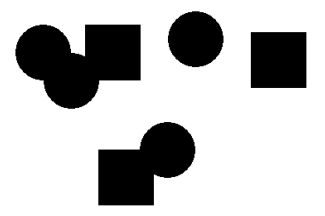
%> input picture Lab6/images/shapes.png, 325 x 216 px
$ octave Lab6.m   (GNU Octave 9; MATLAB toolbox functions it lacks are replaced by stand-ins)
%> lines starting %> are read from the running program, lines starting %| are printed output that depends on the picture; in (x1, y1, x2, y2) boxes, pixels count from 0 and x2, y2 are one past the last pixel; in counts of white or black regions, pixels touching at a corner belong together; the program's own positions count from 1
% Count different objects in an image

% Read the image
img = imread('images/shapes.png');
%> img is the input picture: size 216x325x3 uint8; min 0, max 255, mean 189.4

% Convert the image to grayscale
grayImg = rgb2gray(img);

% Convert the grayscale image to a binary image
threshold = graythresh(grayImg);
%> threshold = 0.502
binaryImg = im2bw(grayImg, threshold);
%> binaryImg: size 216x325 logical; 74.3% white; 4 black regions, box (x1, y1, x2, y2) and area: (15, 25, 141, 109) 7274, (98, 122, 195, 205) 5253, (251, 32, 306, 88) 3080, (168, 11, 224, 67) 2419
binaryImg = ~binaryImg;  % Invert the binary image

% Extract disks (circles) using morphological operations
% The higher the number, the smaller the resulting circles
diskSize = 20;
se = strel('disk', diskSize);

% Erosion operation
erodedImg = imerode(binaryImg, se);
%> erodedImg: size 216x325 logical; 2.7% white; 6 white regions, box (x1, y1, x2, y2) and area: (35, 44, 81, 89) 536, (117, 169, 136, 186) 308, (103, 44, 122, 61) 307, (270, 51, 287, 69) 306, (158, 142, 175, 158) 223, (188, 31, 204, 47) 216

% Count the number of connected components
[L, comCount] = bwlabel(erodedImg);
%> L: size 216x325 double; 7 distinct labels, from 0 to 6
%> comCount = 6

% Display the number of components in the command window
disp(['Number of components: ', num2str(comCount)]); % Number of components: 7
%| Number of components: 6


% Identify and Count Squares
%  the 'Extent' represents the ratio of the area of the region to the area of the bounding box.
stats = regionprops(L, 'Extent');
%> stats = 6 regions; Extent: 0.259, 0.95, 0.954, 0.82, 0.844, 1
rectangularity = [stats.Extent];
%> rectangularity = [0.259 0.95 0.954 0.82 0.844 1]

squares = find(rectangularity == 1);
%> squares = 6
numofsquares = length(squares);
%> numofsquares = 1

% Identify and Count Circles
circles = find(rectangularity > 0.6 & rectangularity < 0.85);
%> circles = [4 5]
numofcircles = length(circles);
%> numofcircles = 2

disp(['Number of squares: ', num2str(numofsquares)]); % Number of squares: 3
%| Number of squares: 1
disp(['Number of circles: ', num2str(numofcircles)]); % Number of circles: 4
%| Number of circles: 2


% Create a binary image for squares
square_image = zeros(size(L));
for i = squares
    square_image(L == i) = true;
end
%> this loop made 1 pass
%> i on pass 1: 6
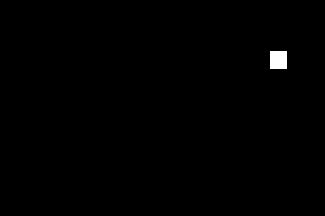
%> square_image: size 216x325 double; values 0 (black) and 1 (white), 0.44% white; 1 white region, box (x1, y1, x2, y2) and area: (270, 51, 287, 69) 306

% Create a binary image for circles
circle_image = zeros(size(L));
for i = circles
    circle_image(L == i) = true;
end
%> this loop made 2 passes
%> i on passes 1 to 2: 4, 5
%> circle_image: size 216x325 double; values 0 (black) and 1 (white), 0.63% white; 2 white regions, box (x1, y1, x2, y2) and area: (158, 142, 175, 158) 223, (188, 31, 204, 47) 216


% Visualization
figure;
subplot(2, 2, 1), imshow(img), title('Original Image');
subplot(2, 2, 2), imshow(erodedImg), title('Image after Erosion');
subplot(2, 2, 3), imshow(square_image), title('Squares');
subplot(2, 2, 4), imshow(circle_image), title('Circles');

%%%%%%%%%%%%%%%%%%%%%%%%%%%%%%%%%%%%%%%%%%%%%%%%%%%%%%%%%%%%%%%%%%%%%%%%

% Count the number of disks (circles) in an image

% Read the image
img = imread('images/spheres.png');
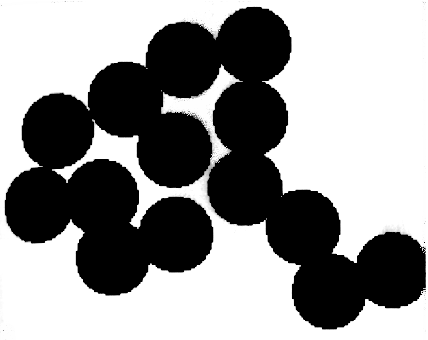
%> input picture Lab6/images/spheres.png, 428 x 340 px
%> img is the input picture: size 340x428x3 uint8; min 0, max 255, mean 148.5

% Convert the image to grayscale
grayImg = rgb2gray(img);
%> grayImg: size 340x428 uint8

% Convert the grayscale image to a binary image
threshold = graythresh(grayImg);
%> threshold = 0.504
binaryImg = im2bw(grayImg, threshold);
%> binaryImg: size 340x428 logical; 58.5% white; 4 black regions (3 under 20 px), largest, box (x1, y1, x2, y2) and area: (5, 7, 426, 329) 60379
binaryImg = ~binaryImg;  % Invert the binary image

% Extract disks (circles) using morphological operations
% The higher the number, the smaller the resulting circles
diskSize = 25;
se = strel('disk', diskSize);

% Erosion operation to enhance circular structures
erodedImg = imerode(binaryImg, se);
%> erodedImg: size 340x428 logical; 5.1% white; 14 white regions, largest, box (x1, y1, x2, y2) and area: (86, 184, 114, 220) 591, (100, 236, 128, 271) 585, (160, 221, 189, 248) 560

% Count the number of connected components (circles)
[labeledImg, circleCount] = bwlabel(erodedImg);
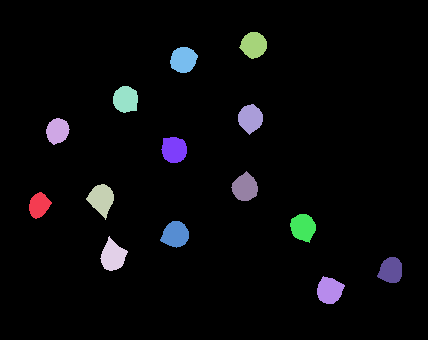
%> labeledImg: size 340x428 double; 15 distinct labels, from 0 to 14; one colour per label, 0 black
%> circleCount = 14

% Display the number of circles in the command window
disp(['Number of circles: ', num2str(circleCount)]);
%| Number of circles: 14

% Visualization
figure;
subplot(1, 2, 1), imshow(img), title('Original Image');
subplot(1, 2, 2), imshow(erodedImg), title('Image after Erosion');

%%%%%%%%%%%%%%%%%%%%%%%%%%%%%%%%%%%%%%%%%%%%%%%%%%%%%%%%%%%%%%%%%%%%%%%%

% Remove noise & fix small cuts/holes in fingerprint

% Read the image
img = imread('images/fingerprint.png');
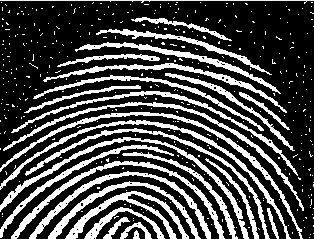
%> input picture Lab6/images/fingerprint.png, 314 x 239 px
%> img is the input picture: size 239x314x3 uint8; min 0, max 255, mean 73.6

% Define a structuring element
se = strel('square', 3);

% Perform opening and closing operations
op = imopen(img, se);
%> op: size 239x314x3 uint8; 25.2% white; 167 white regions (33 under 20 px), largest, box (x1, y1, x2, y2) and area: (100, 191, 189, 239) 786, (0, 137, 131, 210) 669, (48, 182, 130, 239) 578
cl = imclose(op, se);
%> cl: size 239x314x3 uint8; 25.8% white; 75 white regions (11 under 20 px), largest, box (x1, y1, x2, y2) and area: (66, 191, 189, 239) 1111, (13, 112, 271, 180) 1082, (48, 182, 200, 239) 979

% Visualization
figure;
subplot(1, 2, 1), imshow(img), title('Original Image');
subplot(1, 2, 2), imshow(cl), title('Processed Image (Opening & Closing)');

%%%%%%%%%%%%%%%%%%%%%%%%%%%%%%%%%%%%%%%%%%%%%%%%%%%%%%%%%%%%%%%%%%%%%%%%

% Boundary Extraction using a 3×3 structure element.

% Read the image
img = imread('images/man.png');
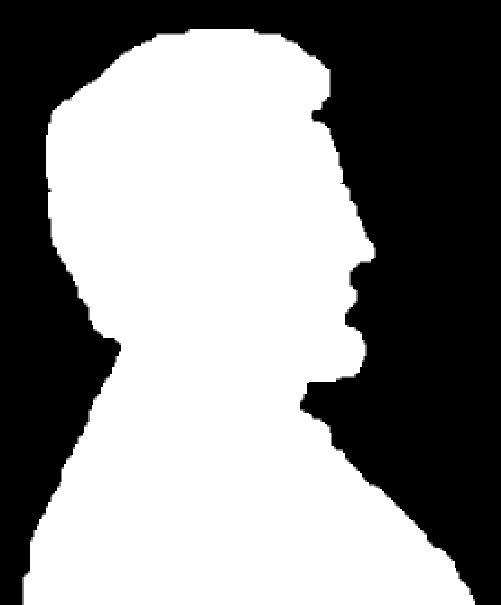
%> input picture Lab6/images/man.png, 501 x 605 px
%> img is the input picture: size 605x501x3 uint8; mean R, G, B 140.1, 140.1, 140.1

% Convert the image to grayscale
grayImage = rgb2gray(img);

% Define a 3x3 structuring element
se = strel('square', 3);

% Perform erosion and calculate the boundary
erodedImage = imerode(grayImage, se);
boundaryImage = grayImage - erodedImage;

% Perform dilation
dilatedImg = imdilate(boundaryImage, se);

% Visualization
figure;
subplot(1, 2, 1), imshow(img), title('Original Image');
subplot(1, 2, 2), imshow(dilatedImg), title('Boundary Extraction');

%%%%%%%%%%%%%%%%%%%%%%%%%%%%%%%%%%%%%%%%%%%%%%%%%%%%%%%%%%%%%%%%%%%%%%%%

% Hole Filling

% Read the grayscale image
img = imread('images/holes.png');
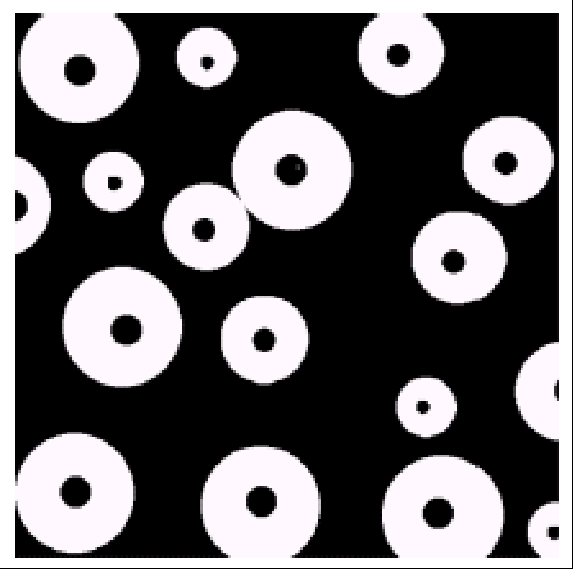
%> input picture Lab6/images/holes.png, 573 x 569 px
%> img is the input picture: size 569x573x3 uint8; mean R, G, B 104.1, 101.9, 104.1

% Define a disk-shaped structuring element
se = strel('disk', 17);

% Perform closing operations
filledImage = imclose(img, se);
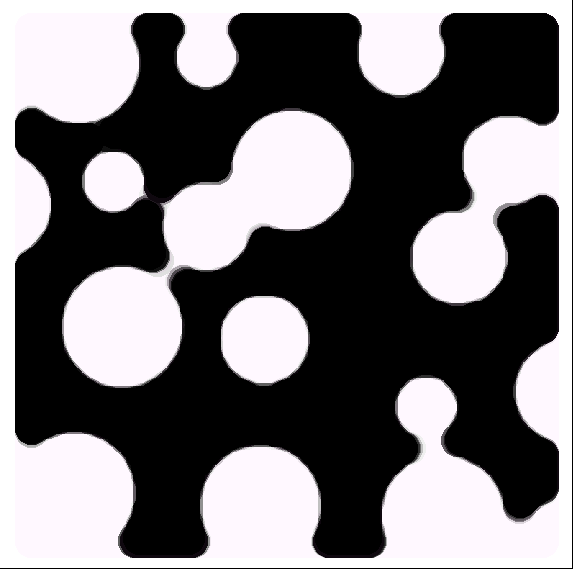
%> filledImage: size 569x573x3 uint8; mean R, G, B 118.8, 116.1, 118.8

% Visualization
figure;
subplot(1, 2, 1), imshow(img), title('Binary Image');
subplot(1, 2, 2), imshow(filledImage), title('Processed Image (Hole Filling)');
